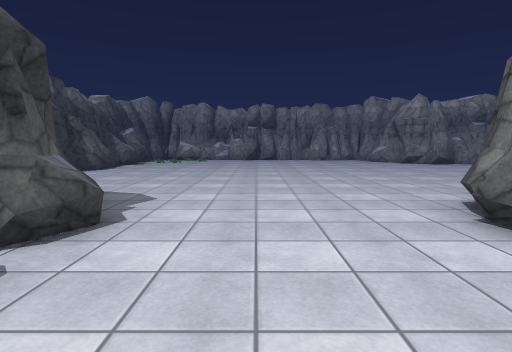
[1] (above)

17 first-person views from a walk through a 3-D level made in the Unity game engine. The camera is 1.3 m above the floor, tilts 6° down and sees 80° across. The floor is counted in squares, 2 m on a side. Each view is taken from the middle of a square. On the plan, view 1 faces up. The plan holds only what a view shows up to about 10 squares ahead; the rest is blank. The place goes on beyond the plan. Some animated figures are left out. Surface patterns are stand-ins for the level's own textures.

[2]
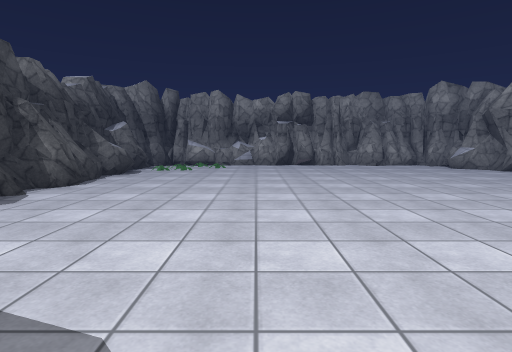

[3]
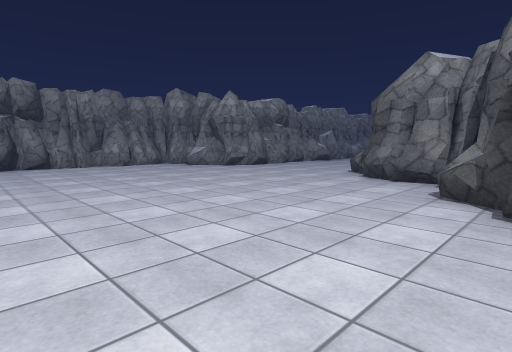

[4]
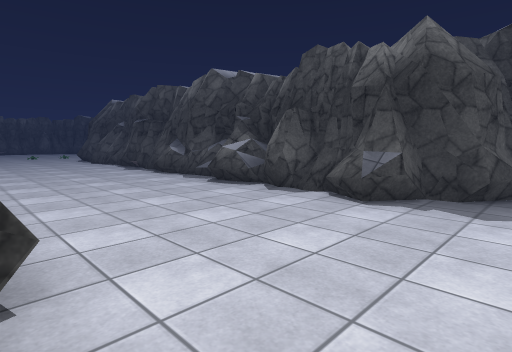

[5]
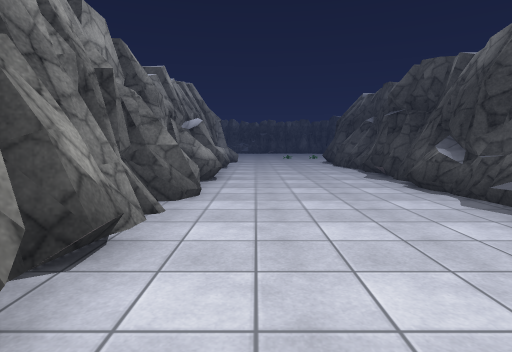

[6]
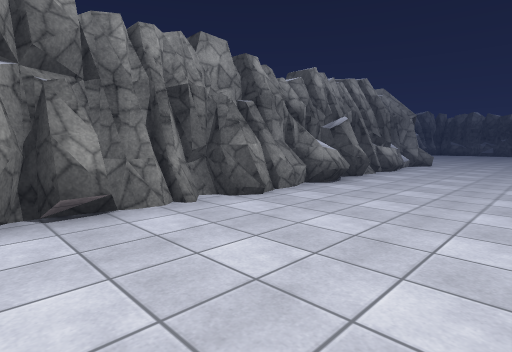

[7]
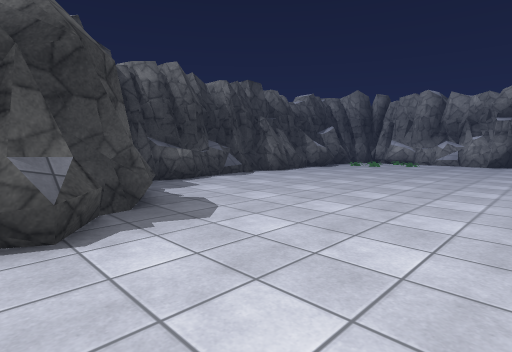

[8]
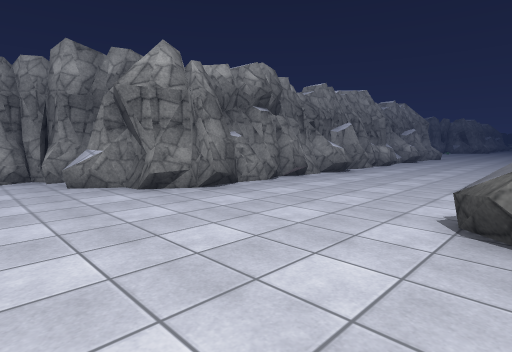

[9]
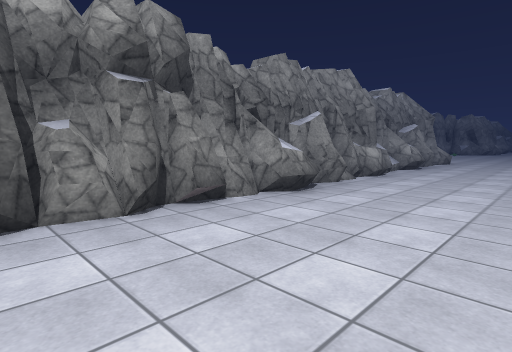

[10]
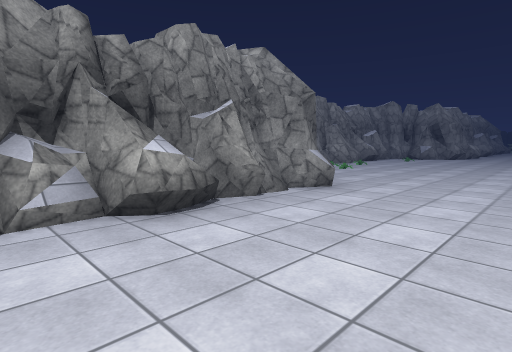

[11]
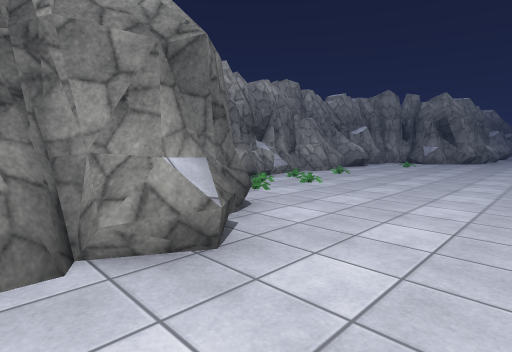

[12]
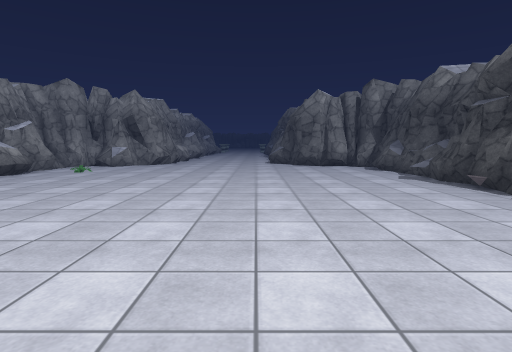

[13]
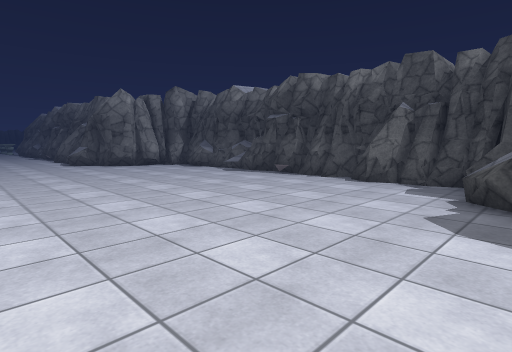

[14]
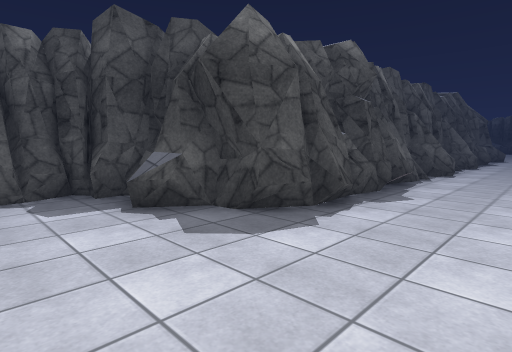

[15]
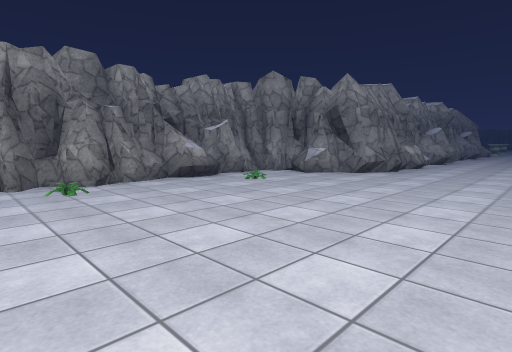

[16]
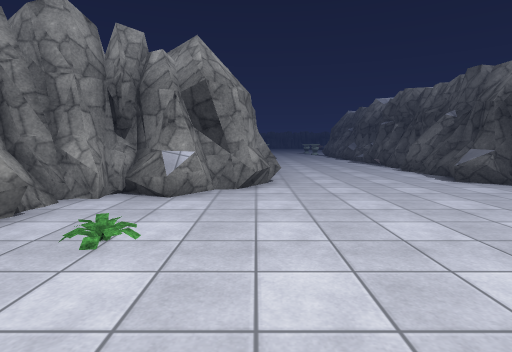

[17]
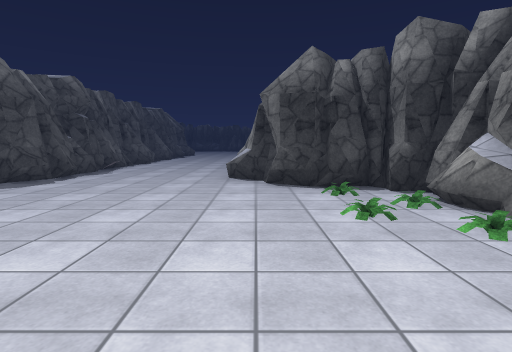

### Floor plan
Key: @ floor where view 1 was taken; # wall or solid block; . main floor; : floor 0.25 m higher than the main floor; / step, stairs or slope; = window, fence, low wall or low ledge; ^ raised ledge.
Columns run from 5 left of view 1 to 31 right of it. Each row starts with its distance up from view 1.
 13  #########              #########
 12  ##/....###            ###=.##^/##
 11 ##./.....=##          ##//....:.##
 10 #^........#############/.........####
  9 ##...................................
  8 ##...................................
  7  #...................................
  6  #.........#############.........####
  5  #........##           #........##
  4  ##.....###            ###.....##
  3   ##...##               #########
  2    #...#
  1    #...#
  0    ^.@.#
 -1    #...#
 -2    #...#
 -3    #...#
 -4    #...#
 -5    #...#
 -6    #...#
 -7    #...##
 -8     ....#
 -9      ..##

Where each view was taken, in squares from view 1:
view 1: 0 up, 0 right, facing up
view 2: 3 up, 1 left, facing up
view 3: 3 up, 1 left, facing up-right
view 4: 4 up, 2 right, facing down-left
view 5: 2 up, 1 right, facing down
view 6: 1 up, 1 left, facing down-right
view 7: 2 up, 1 right, facing up-left
view 8: 6 up, 3 right, facing up-right
view 9: 7 up, 6 right, facing up-right
view 10: 7 up, 13 right, facing up-right
view 11: 8 up, 16 right, facing up-right
view 12: 7 up, 18 right, facing right
view 13: 9 up, 18 right, facing down-right
view 14: 8 up, 20 right, facing down-left
view 15: 7 up, 21 right, facing up-right
view 16: 10 up, 23 right, facing right
view 17: 10 up, 23 right, facing left
